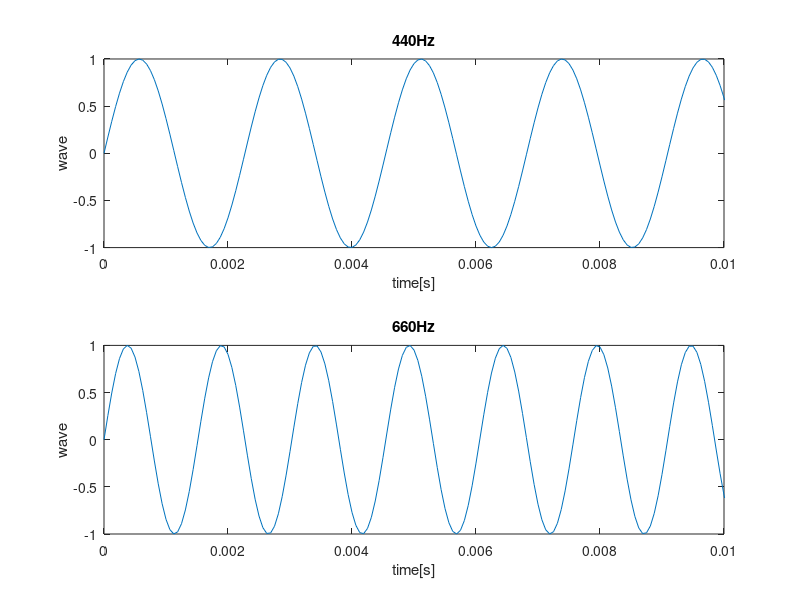

Here is the MATLAB script that generated this plot:
clear all;

Fs=16000;
f1=440;
f2=660;

t1=[0:Fs-1]/Fs;
t2=[0:Fs-1]/Fs;

y1=sin(2*pi*f1*t1);
y2=sin(2*pi*f2*t2);

subplot(2,1,1);
plot(t1,y1);
axis([0 0.01 -1 1]);
xlabel('time[s]');
ylabel('wave');
title('440Hz');
subplot(2,1,2);
plot(t2,y2);
axis([0 0.01 -1 1]);
xlabel('time[s]');
ylabel('wave');
title('660Hz');

sound(y1,Fs);
pause(3);
sound(y2,Fs);

